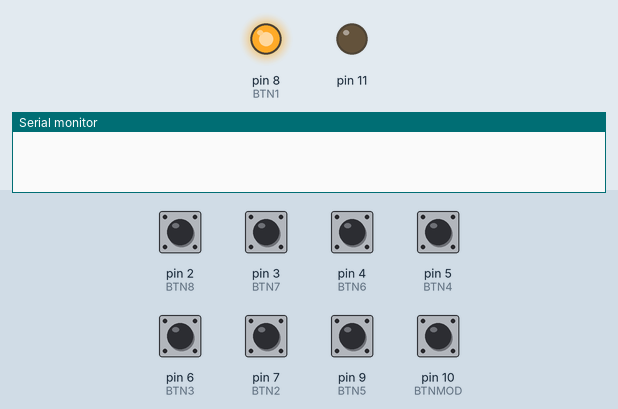
Bench run of a sketch on a simulated Arduino Uno, built with avr-gcc and run on an emulated ATmega328P. On the bench: output pins drawn as LEDs (lit = HIGH), the last lines printed to the serial monitor. Inputs (shaded band) come from the test bench; at power-on: pin 2 (BTN8), pin 3 (BTN7), pin 4 (BTN6), pin 5 (BTN4), pin 6 (BTN3), pin 7 (BTN2), pin 9 (BTN5), pin 10 (BTNMOD) HIGH.

Above: at 1.2 s.
1.3 s: pin 2 (BTN8) pulled LOW for 0.15 s
At 1.45 s:
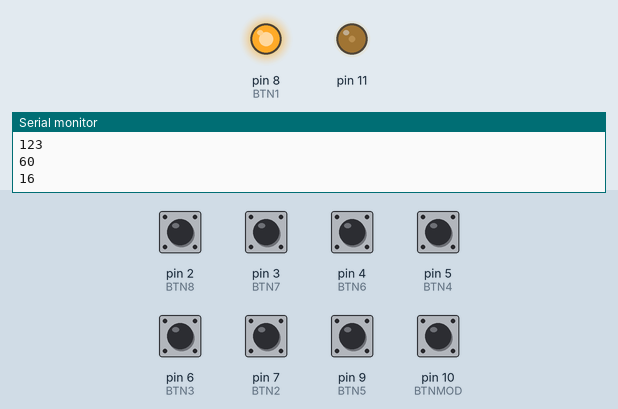
4.3 s: pin 3 (BTN7) pulled LOW for 0.15 s
At 4.49 s:
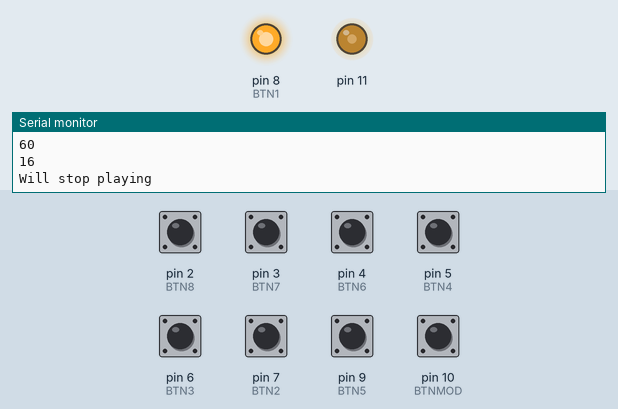
7.3 s: pin 4 (BTN6) pulled LOW for 0.15 s
At 8.9 s:
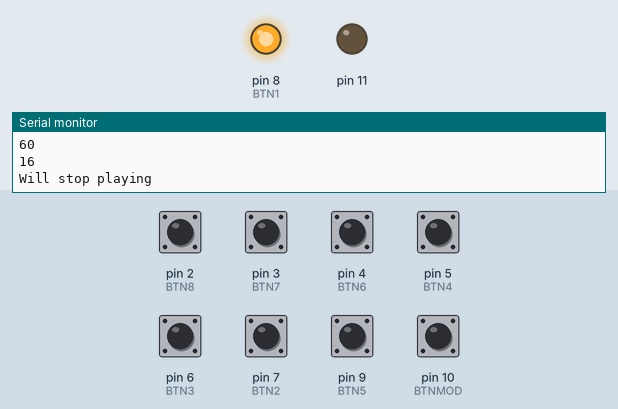
10.3 s: pin 5 (BTN4) pulled LOW for 0.15 s
At 10.58 s:
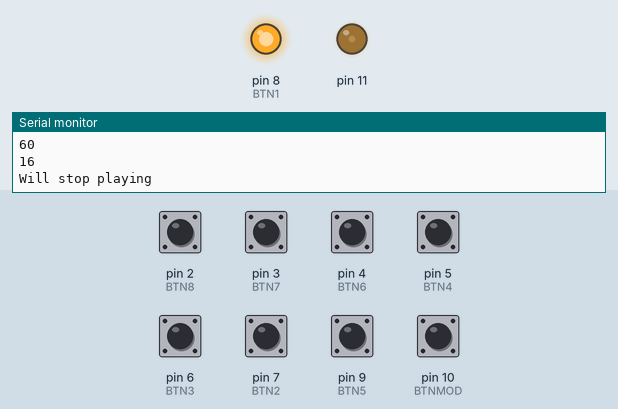
13.3 s: pin 6 (BTN3) pulled LOW for 0.15 s
At 13.58 s:
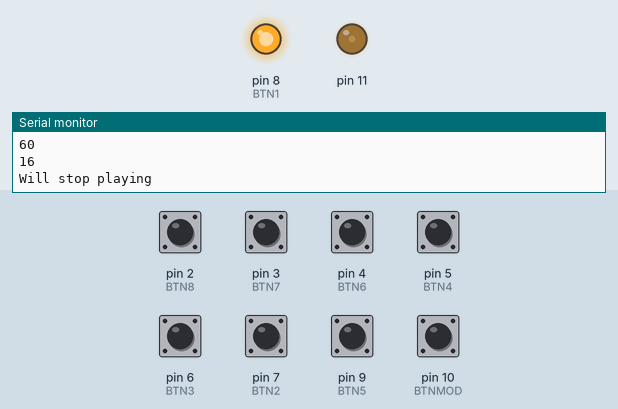
16.3 s: pin 7 (BTN2) pulled LOW for 0.15 s
At 16.58 s:
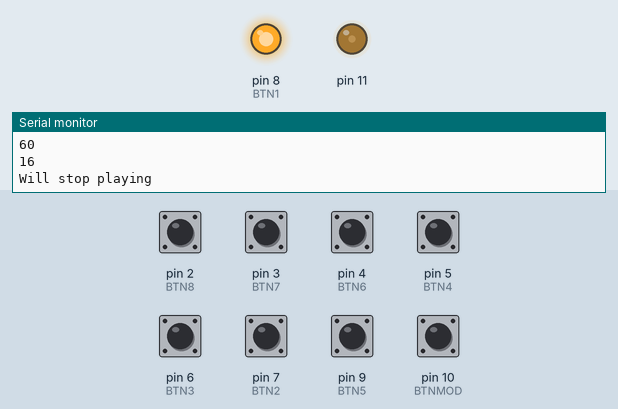
Timing chart, 0 to 19.3 s (numbered marks = the images above; inputs shaded):
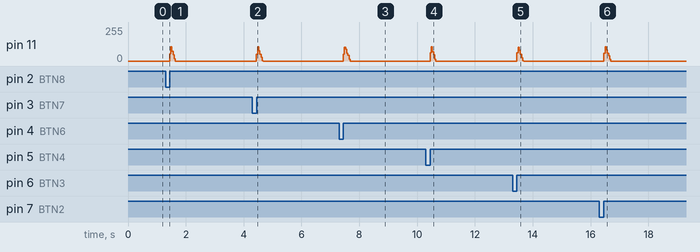

Measured:
- after the input at 1.3 s, pin 11: rises from 0/255 to 106/255 in 0.04 s, then falls to 0/255 in 0.16 s
- after the input at 4.3 s, pin 11: rises from 0/255 to 106/255 in 0.04 s, then falls to 0/255 in 0.20 s
- after the input at 7.3 s, pin 11: rises from 0/255 to 102/255 in 0.04 s, then falls to 0/255 in 0.20 s
- after the input at 10.3 s, pin 11: rises from 0/255 to 106/255 in 0.04 s, then falls to 0/255 in 0.16 s
- after the input at 13.3 s, pin 11: rises from 0/255 to 103/255 in 0.04 s, then falls to 0/255 in 0.20 s
- after the input at 16.3 s, pin 11: rises from 0/255 to 108/255 in 0.04 s, then falls to 0/255 in 0.20 s

The sketch:

orgeltje.ino
```cpp
// (licence header left out)
#include <Arduino.h>
#include "waves.h"

using namespace Waves;

static const char BTN8 = 2;
static const char BTN7 = 3;
static const char BTN6 = 4;
static const char BTN4 = 5;
static const char BTN3 = 6;
static const char BTN2 = 7;
static const char BTN1 = 8;
static const char BTN5 = 9;
static const char BTNMOD = 10;

bool isPlayingHere = false;
uint8_t instrument = 0;

unsigned long lastDebounceTime = 0;
//
//Sum of ADSR values must not exceed 100%
uint8_t envelope0[] = {
        20,  //attack[%]
        19, //decay[%]
        41,  //sustain[%]
        20, //release[%]
        16  //Sustain Level 1..32
};

//Sum of ADSR values must not exceed 100%
uint8_t envelope1[] = {
        0,  //attack[%]
        20, //decay[%]
        1,  //sustain[%]
        79, //release[%]
        16  //Sustain Level 1..32
};

int *freqs;

int freqs0[] = {
        131,
        147,
        165,
        175,
        196,
        220,
        247,
        262
};

int freqs1[] = {
        98,
        110,
        131,
        147,
        165,
        196,
        220,
        262
};
int time0 = 300;
int time1 = 150;
int timeToUse = 300;


void setup() {
    pinMode(BTN1, INPUT_PULLUP); //8
    pinMode(BTN2, INPUT_PULLUP); //7
    pinMode(BTN3, INPUT_PULLUP); //6
    pinMode(BTN4, INPUT_PULLUP); //4
    pinMode(BTN5, INPUT_PULLUP); //3
    pinMode(BTN6, INPUT_PULLUP); //2
    pinMode(BTN7, INPUT_PULLUP); // 1
    pinMode(BTN8, INPUT_PULLUP); // 5
    pinMode(BTNMOD, INPUT_PULLUP); // extra
    init(
            TRI, //TRI: Triangle, RECT: Rectangle
            50,  //duty cycle 0..100%, only matters for Triangle and Rectangle
            envelope0);
    freqs = freqs0;
}

void loop() {
    int reading =
            digitalRead(2) && digitalRead(3) && digitalRead(4) && digitalRead(5) && digitalRead(6) && digitalRead(7) &&
            digitalRead(8) && digitalRead(9) && digitalRead(10);
    unsigned long now = millis();
    if (reading == 1) {
        lastDebounceTime = now;
    }
    if (reading == 0 && !isPlayingHere) {
        Serial.println("Will start playing");
        if (now - lastDebounceTime > 50 && now - lastDebounceTime < 500) {
            lastDebounceTime = 0;
            uint8_t volume = 32;
            int freq = 0;
            if (digitalRead(BTN1) == 0) {
                freq = freqs[0];
            } else if (digitalRead(BTN2) == 0) {
                freq = freqs[1];
            } else if (digitalRead(BTN3) == 0) {
                freq = freqs[2];
            } else if (digitalRead(BTN4) == 0) {
                freq = freqs[3];
            } else if (digitalRead(BTN5) == 0) {
                freq = freqs[4];
            } else if (digitalRead(BTN6) == 0) {
                freq = freqs[5];
            } else if (digitalRead(BTN7) == 0) {
                freq = freqs[6];
            } else if (digitalRead(BTN8) == 0) {
                freq = freqs[7];
            }
            if (freq != 0) {
                play(freq, timeToUse, volume);
                isPlayingHere = true;
            }
            if (digitalRead(BTNMOD) == 0) {
                isPlayingHere = true;
                if (instrument == 0) {
                    freqs = freqs1;
                    timeToUse = time1;
                    instrument = 1;
                    reinit(
                            TRI, //TRI: Triangle, RECT: Rectangle
                            20,  //duty cycle 0..100%, only matters for Triangle and Rectangle
                            envelope1);
                } else {
                    freqs = freqs0;
                    timeToUse = time0;
                    instrument = 0;
                    reinit(
                            TRI, //TRI: Triangle, RECT: Rectangle
                            50,  //duty cycle 0..100%, only matters for Triangle and Rectangle
                            envelope0);
                }
            }
        }
    }
    if (reading == 1 && isPlayingHere) {
        Serial.println("Will stop playing");
        stop();
        isPlayingHere = false;
    }
}
```

waves.cpp
```cpp
// (licence header left out)
#include <math.h>
#include <stdint.h>
#include "waves.h"


#define ISR_CYCLE 16 //16s

char strbuf[255];
uint16_t ADSR_default[] = {0, 0, 100, 0, MAX_VOLUME};
uint16_t ADSR_env[5];
uint16_t nSamples; //Number of samples in Array
uint8_t adsrPhase;
uint32_t tPeriod;
uint8_t *samples; //Array with samples
uint8_t *_envelope, _waveform, _duty_cycle;
uint16_t &_sustain_lvl = ADSR_env[4];
boolean shouldPlay = false;
static uint32_t adsr_timer, adsr_time;
uint8_t noteMaxVolume = MAX_VOLUME;

enum ADSR_phase {
    ATTACK,
    DECAY,
    SUSTAIN,
    RELEASE
};

namespace Waves {
    void init(uint8_t waveform, uint8_t duty_cycle, uint8_t *envelope) {
        Serial.begin(115200);
        //PWM Signal generation
        DDRB |= (1 << PB3) + (1 << PB0);          //OC2A, Pin 11
        TCCR2A = (1 << WGM21) + (1 << WGM20);       //Fast PWM
        TCCR2A |=
                (0 << COM2A0) + (1 << COM2A1);      //Set OC2A on compare match, clear OC2A at BOTTOM,(inverting mode).
        TCCR2B = (0 << CS22) + (0 << CS21) + (1 << CS20); //No Prescaling
        samples = (uint8_t *) malloc(0);
        _waveform = waveform;
        _duty_cycle = duty_cycle;
        _envelope = envelope;
    }

    void reinit(uint8_t waveform, uint8_t duty_cycle, uint8_t *envelope) {
        _waveform = waveform;
        _duty_cycle = duty_cycle;
        _envelope = envelope;
    }

    void stop() {
        shouldPlay = false;
    }

    void play(uint16_t freq, uint16_t duration, uint8_t volume) {
        noteMaxVolume = volume;
        shouldPlay = true;
        uint8_t waveform = _waveform;
        //Init adsr according to the length of the note
        for (int i = 0; i < 4; i++) {
            if (_envelope) {
                ADSR_env[i] = (uint32_t) _envelope[i] * duration / 100;
            } else {
                ADSR_env[i] = (uint32_t) ADSR_default[i] * duration / 100;
            }
            Serial.println(ADSR_env[i]);
        }
        ADSR_env[4] = _envelope ? _envelope[4] : noteMaxVolume;
        Serial.println(ADSR_env[4]);

        if (freq == 0) { //Pause
            tPeriod = ISR_CYCLE * 100;
            waveform = PAUSE;
        } else
            tPeriod = 1E6 / freq;

        nSamples = tPeriod / ISR_CYCLE;
        realloc(samples, nSamples);
        uint16_t nDuty = (_duty_cycle * nSamples) / 100;

        switch (waveform) {
            case SINE: //Sinewave
                for (int i = 0; i < nSamples; i++) {
                    samples[i] = 128 + 127 * sin(2 * PI * i / nSamples);
                }
                break;

            case TRI: //Triangle
                for (int16_t i = 0; i < nSamples; i++) {
                    if (i < nDuty) {
                        samples[i] = 255 * (double) i / nDuty; //Rise
                    } else {
                        samples[i] = 255 * (1 - (double) (i - nDuty) / (nSamples - nDuty)); //Fall
                    }
                }
                break;
            case RECT: //Rectangle
                for (int16_t i = 0; i < nSamples; i++) {
                    i < nDuty ? samples[i] = 255 : samples[i] = 0;
                }
                break;
            case PAUSE: //Rectangle
                memset(samples, 0, nSamples);
        }
        adsr_time = 0;
        adsr_timer = 0;
        TIMSK2 = (1 << TOIE2);
        /*for(uint16_t i = 0; i < nSamples; i++) {
          sprintf(strbuf, "%d: %d", i, samples[i]);
          Serial.println(strbuf);
        }*/
    }

//Returns true, while note is playing
    boolean isPlaying() {
        return (1 << TOIE2) & TIMSK2;
    }
} // namespace Waves

//Called every 16s, when TIMER1 overflows
ISR(TIMER2_OVF_vect)
{
    static uint16_t cnt; //Index counter
    static uint8_t sustain_lvl, vol;

    //Set OCR2A to the next value in sample array, this will change the duty cycle accordingly
    OCR2A = vol * samples[cnt] / 32;
    if (cnt < nSamples - 1)
    {
        cnt++;
    }
    else
    {
        cnt = 0;
        adsr_timer += tPeriod;
        if (adsr_timer >= 10000) { //every 10 millisecond
            adsr_timer = 0;

            switch (adsrPhase) {
                case ATTACK:
                    if (ADSR_env[ATTACK]) {
                        vol = noteMaxVolume * (float) adsr_time / ADSR_env[ATTACK];
                        if (vol == noteMaxVolume) { //Attack phase over
                            adsrPhase = DECAY;
                            adsr_time = 0;
                        }
                    } else {
                        adsrPhase = DECAY;
                        vol = noteMaxVolume;
                        adsr_time = 0;
                    }
                    break;

                case DECAY:
                    if (ADSR_env[DECAY]) {
                        sustain_lvl = _sustain_lvl;
                        vol = noteMaxVolume -
                              (noteMaxVolume - _sustain_lvl) * (float) adsr_time / ADSR_env[DECAY];
                        if (vol <= sustain_lvl) {
                            adsr_time = 0;
                            adsrPhase = SUSTAIN;
                        }
                    } else {
                        adsrPhase = SUSTAIN;
                        sustain_lvl = noteMaxVolume;
                        adsr_time = 0;
                    }
                    break;

                case SUSTAIN:
                    if (!shouldPlay) {
                        adsrPhase = RELEASE;
                        adsr_time = 0;
                    }

                    break;
                case RELEASE:
                    if (ADSR_env[RELEASE]) {
                        vol = sustain_lvl * (1 - (float) adsr_time / ADSR_env[RELEASE]);
                        if (vol == 0) { //Attack phase over
                            adsr_time = 0;
                            TIMSK2 = (0 << TOIE2);
                            adsrPhase = ATTACK;
                        }
                    } else {
                        adsrPhase = ATTACK;
                        vol = 0;
                        adsr_time = 0;
                        TIMSK2 = (0 << TOIE2);
                    }
                    break;
            }
            adsr_time += 10;
        }
    }
}
```

waves.h
```cpp
// (licence header left out)
#ifndef WAVES_H
#define WAVES_H
#include "Arduino.h"

enum waveform
{
  SINE, //Sinus
  RECT, //Triangle
  TRI,  //Rectangle
  PAUSE //Internal, do not use
};
#define MAX_VOLUME 32

namespace Waves
{
void init(uint8_t waveform = SINE, uint8_t duty_cycle = 50, uint8_t *envelope = NULL);
void reinit(uint8_t waveform = SINE, uint8_t duty_cycle = 50, uint8_t *envelope = NULL);
void play(uint16_t freq, uint16_t duration, uint8_t volume);
void stop();

//Returns true while note is playing
boolean isPlaying();
} // namespace Waves

#endif
```
